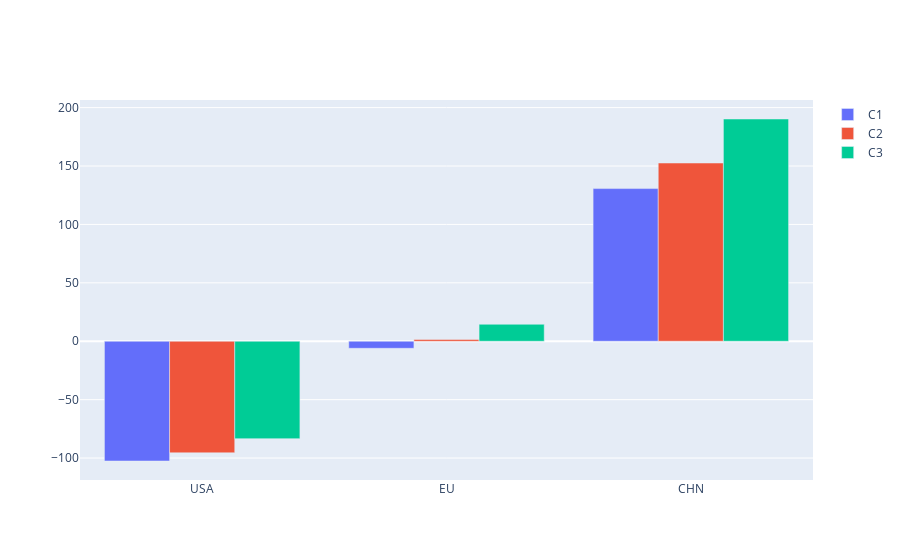

Notebook code for this chart:
### Code cell
fig = go.Figure()
for c_i, c in enumerate(['C1', 'C2', 'C3']):
    bars = go.Bar(name=c,
                  x=['USA', 'EU', "CHN"],
                  y=xr_budgets_static.sel(Region=['USA', 'EU', "CHN"], Ccat=c, Variable='A1_gdp_net').Value)
    fig.add_trace(bars)
fig.update_layout(barmode='group')
fig.show()

### Figure 1 — Plotly figure (JSON) as saved in the notebook; plotly's stock layout.template omitted (floating-point values rounded to 4 significant figures)
{"data": [{"name": "C1", "type": "bar", "x": ["USA", "EU", "CHN"], "y": [-102.5, -6.024, 130.7]}, {"name": "C2", "type": "bar", "x": ["USA", "EU", "CHN"], "y": [-95.48, 1.524, 152.6]}, {"name": "C3", "type": "bar", "x": ["USA", "EU", "CHN"], "y": [-83.37, 14.54, 190.2]}], "layout": {"barmode": "group"}}
